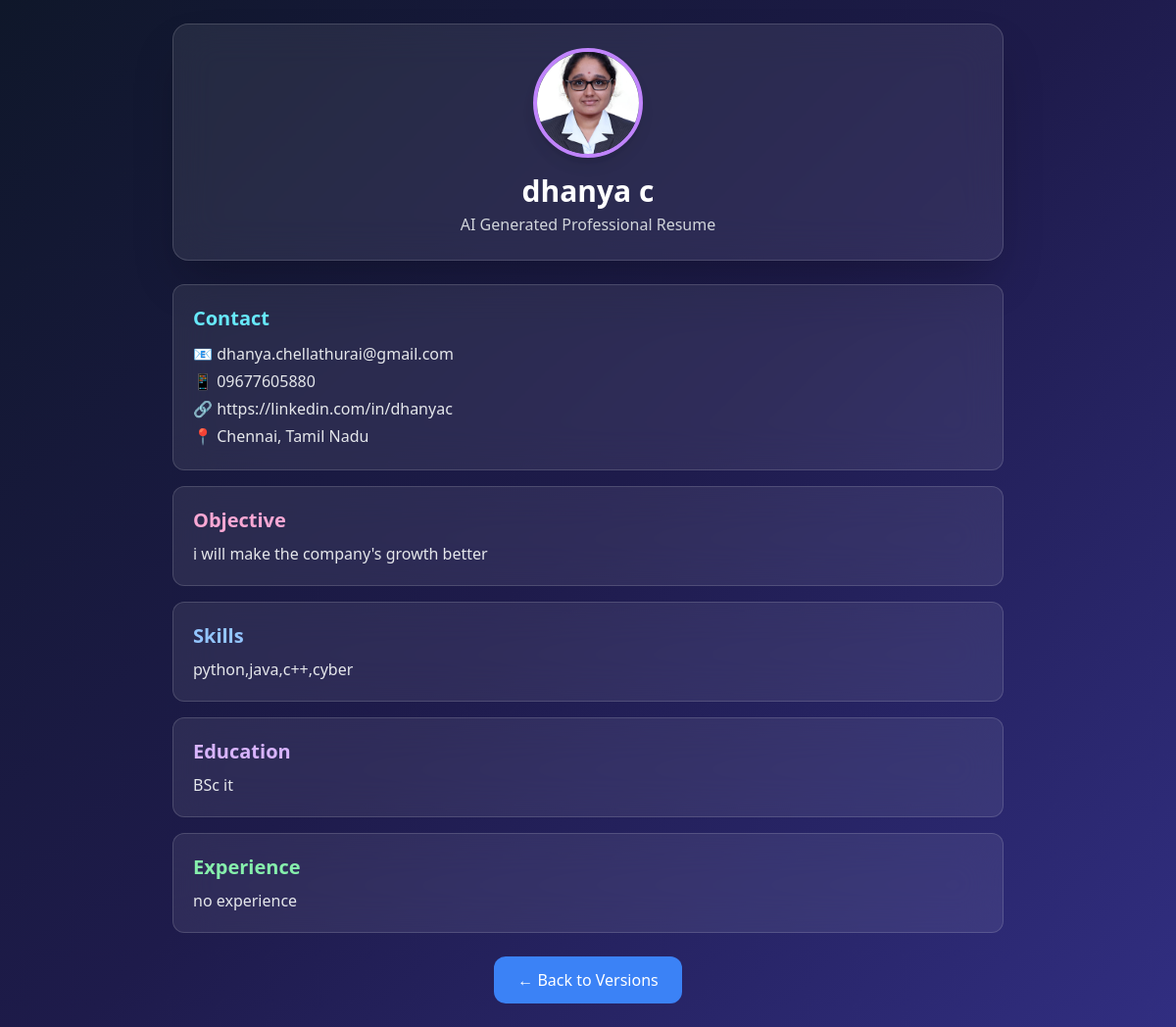
The app's page /preview/1 with its own data.
### tables this page shows
CREATE TABLE resume_versions(
        id INTEGER PRIMARY KEY AUTOINCREMENT,
        name TEXT,
        email TEXT,
        phone TEXT,
        linkedin TEXT,
        objective TEXT,
        skills TEXT,
        education TEXT,
        experience TEXT,
        location TEXT,
        photo TEXT,
        template TEXT,
        version_number INTEGER,
        score INTEGER
    );

### app.py (the view)
@app.route('/preview/<int:id>')
def preview(id):
    conn = get_db()
    resume = conn.execute("SELECT * FROM resume_versions WHERE id=?", (id,)).fetchone()
    conn.close()
    return render_template("preview.html",
                           resume=resume,
                           rank=get_rank(resume["score"]))

### app.py (called while the page is built)
def get_db():
    conn = sqlite3.connect("database.db")
    conn.row_factory = sqlite3.Row
    return conn

def get_rank(score):
    if score >= 90:
        return "Excellent"
    elif score >= 70:
        return "Good"
    elif score >= 50:
        return "Average"
    else:
        return "Poor"

### templates/preview.html (shortened to what this page needs)
<!DOCTYPE html>
<html>
<head>
    <script src="https://cdn.tailwindcss.com"></script>
</head>
<body class="text-white font-sans">
<div class="max-w-4xl mx-auto p-6">
<div class="glass rounded-2xl p-6 shadow-2xl text-center">
    <img
        src="/static/uploads/{{ resume['photo'] }}"
        class="w-28 h-28 mx-auto rounded-full border-4 border-purple-400 shadow-lg object-cover"
    >
    <h1 class="text-3xl font-bold mt-4">
        {{ resume['name'] }}
    </h1>
    <p class="text-gray-300 mt-1">
        AI Generated Professional Resume
    </p>
</div>
<div class="mt-6 glass p-5 rounded-xl">
    <h2 class="text-xl font-bold text-cyan-300">Contact</h2>
    <p class="mt-2 text-gray-200 leading-7">
        📧 {{ resume['email'] }} <br>
        📱 {{ resume['phone'] }} <br>
        🔗 {{ resume['linkedin'] }} <br>
        📍 {{ resume['location'] }}
    </p>
</div>
<div class="glass p-5 rounded-xl mt-4">
    <h2 class="text-xl font-bold text-pink-300">Objective</h2>
    <p class="mt-2 text-gray-200">
        {{ resume['objective'] }}
    </p>
</div>
<div class="glass p-5 rounded-xl mt-4">
    <h2 class="text-xl font-bold text-blue-300">Skills</h2>
    <p class="mt-2 text-gray-200">
        {{ resume['skills'] }}
    </p>
</div>
<div class="glass p-5 rounded-xl mt-4">
    <h2 class="text-xl font-bold text-purple-300">Education</h2>
    <p class="mt-2 text-gray-200">
        {{ resume['education'] }}
    </p>
</div>
<div class="glass p-5 rounded-xl mt-4">
    <h2 class="text-xl font-bold text-green-300">Experience</h2>
    <p class="mt-2 text-gray-200">
        {{ resume['experience'] }}
    </p>
</div>
<div class="text-center mt-6">
<a href="/versions"
   class="inline-block px-6 py-3 bg-blue-500 rounded-xl hover:bg-blue-600 transition">
   ← Back to Versions
</a>
</div>
</div>
</body>
</html>

### templates/preview.html (style rules this page uses)
body { background: linear-gradient(135deg, #0f172a, #1e1b4b, #312e81); min-height: 100vh; }
.glass { background: rgba(255, 255, 255, 0.08); backdrop-filter: blur(20px); border: 1px solid rgba(255, 255, 255, 0.15); }

### records on screen
resume_versions: photo (picture), name "dhanya c", email "dhanya.chellathurai@gmail.com", phone "09677605880", linkedin "https://linkedin.com/in/dhanyac", location "Chennai, Tamil Nadu", objective "i will make the company's growth better", skills "python,java,c++,cyber", education "BSc it", experience "no experience"
